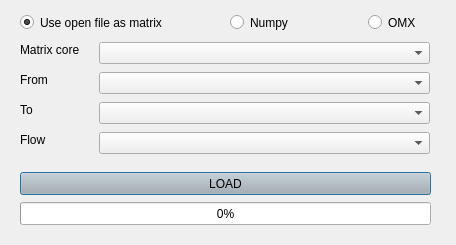
<?xml version="1.0" encoding="UTF-8"?>
<ui version="4.0">
 <class>matrix_loader</class>
 <widget class="QDialog" name="matrix_loader">
  <property name="windowModality">
   <enum>Qt::ApplicationModal</enum>
  </property>
  <property name="geometry">
   <rect>
    <x>0</x>
    <y>0</y>
    <width>456</width>
    <height>245</height>
   </rect>
  </property>
  <property name="font">
   <font>
    <pointsize>9</pointsize>
   </font>
  </property>
  <property name="windowTitle">
   <string>AequilibraE  -  Matrix loader</string>
  </property>
  <property name="windowIcon">
   <iconset>
    <normaloff>../icon.png</normaloff>../icon.png</iconset>
  </property>
  <property name="modal">
   <bool>true</bool>
  </property>
  <widget class="QPushButton" name="load">
   <property name="geometry">
    <rect>
     <x>20</x>
     <y>172</y>
     <width>411</width>
     <height>23</height>
    </rect>
   </property>
   <property name="palette">
    <palette>
     <active>
      <colorrole role="Button">
       <brush brushstyle="SolidPattern">
        <color alpha="255">
         <red>180</red>
         <green>180</green>
         <blue>180</blue>
        </color>
       </brush>
      </colorrole>
     </active>
     <inactive>
      <colorrole role="Button">
       <brush brushstyle="SolidPattern">
        <color alpha="255">
         <red>180</red>
         <green>180</green>
         <blue>180</blue>
        </color>
       </brush>
      </colorrole>
     </inactive>
     <disabled>
      <colorrole role="Button">
       <brush brushstyle="SolidPattern">
        <color alpha="255">
         <red>180</red>
         <green>180</green>
         <blue>180</blue>
        </color>
       </brush>
      </colorrole>
     </disabled>
    </palette>
   </property>
   <property name="text">
    <string>LOAD</string>
   </property>
  </widget>
  <widget class="QProgressBar" name="progressbar">
   <property name="enabled">
    <bool>true</bool>
   </property>
   <property name="geometry">
    <rect>
     <x>20</x>
     <y>202</y>
     <width>411</width>
     <height>23</height>
    </rect>
   </property>
   <property name="palette">
    <palette>
     <active>
      <colorrole role="Highlight">
       <brush brushstyle="SolidPattern">
        <color alpha="255">
         <red>0</red>
         <green>170</green>
         <blue>0</blue>
        </color>
       </brush>
      </colorrole>
     </active>
     <inactive>
      <colorrole role="Highlight">
       <brush brushstyle="SolidPattern">
        <color alpha="255">
         <red>240</red>
         <green>240</green>
         <blue>240</blue>
        </color>
       </brush>
      </colorrole>
     </inactive>
     <disabled>
      <colorrole role="Highlight">
       <brush brushstyle="SolidPattern">
        <color alpha="255">
         <red>51</red>
         <green>153</green>
         <blue>255</blue>
        </color>
       </brush>
      </colorrole>
     </disabled>
    </palette>
   </property>
   <property name="value">
    <number>0</number>
   </property>
   <property name="textVisible">
    <bool>true</bool>
   </property>
  </widget>
  <widget class="QComboBox" name="field_cells">
   <property name="enabled">
    <bool>true</bool>
   </property>
   <property name="geometry">
    <rect>
     <x>99</x>
     <y>132</y>
     <width>331</width>
     <height>22</height>
    </rect>
   </property>
   <property name="maxVisibleItems">
    <number>10</number>
   </property>
  </widget>
  <widget class="QComboBox" name="field_from">
   <property name="geometry">
    <rect>
     <x>99</x>
     <y>72</y>
     <width>331</width>
     <height>22</height>
    </rect>
   </property>
   <property name="maxVisibleItems">
    <number>10</number>
   </property>
  </widget>
  <widget class="QLabel" name="lbl_matrix">
   <property name="geometry">
    <rect>
     <x>20</x>
     <y>42</y>
     <width>121</width>
     <height>16</height>
    </rect>
   </property>
   <property name="text">
    <string>Matrix core</string>
   </property>
  </widget>
  <widget class="QLabel" name="lbl_from">
   <property name="geometry">
    <rect>
     <x>20</x>
     <y>72</y>
     <width>121</width>
     <height>16</height>
    </rect>
   </property>
   <property name="text">
    <string>From</string>
   </property>
  </widget>
  <widget class="QLabel" name="lbl_flow">
   <property name="geometry">
    <rect>
     <x>20</x>
     <y>132</y>
     <width>121</width>
     <height>16</height>
    </rect>
   </property>
   <property name="text">
    <string>Flow</string>
   </property>
  </widget>
  <widget class="QComboBox" name="matrix_layer">
   <property name="geometry">
    <rect>
     <x>99</x>
     <y>42</y>
     <width>331</width>
     <height>22</height>
    </rect>
   </property>
   <property name="maxVisibleItems">
    <number>10</number>
   </property>
  </widget>
  <widget class="QLabel" name="lbl_to">
   <property name="geometry">
    <rect>
     <x>20</x>
     <y>102</y>
     <width>121</width>
     <height>16</height>
    </rect>
   </property>
   <property name="text">
    <string>To</string>
   </property>
  </widget>
  <widget class="QComboBox" name="field_to">
   <property name="enabled">
    <bool>true</bool>
   </property>
   <property name="geometry">
    <rect>
     <x>99</x>
     <y>102</y>
     <width>331</width>
     <height>22</height>
    </rect>
   </property>
   <property name="maxVisibleItems">
    <number>10</number>
   </property>
  </widget>
  <widget class="QRadioButton" name="radio_omx_matrix">
   <property name="geometry">
    <rect>
     <x>368</x>
     <y>14</y>
     <width>61</width>
     <height>17</height>
    </rect>
   </property>
   <property name="text">
    <string>OMX</string>
   </property>
  </widget>
  <widget class="QRadioButton" name="radio_npy_matrix">
   <property name="geometry">
    <rect>
     <x>230</x>
     <y>14</y>
     <width>61</width>
     <height>17</height>
    </rect>
   </property>
   <property name="text">
    <string>Numpy</string>
   </property>
  </widget>
  <widget class="QRadioButton" name="radio_layer_matrix">
   <property name="geometry">
    <rect>
     <x>20</x>
     <y>14</y>
     <width>151</width>
     <height>17</height>
    </rect>
   </property>
   <property name="text">
    <string>Use open file as matrix</string>
   </property>
   <property name="checked">
    <bool>true</bool>
   </property>
  </widget>
 </widget>
 <resources/>
 <connections/>
</ui>
